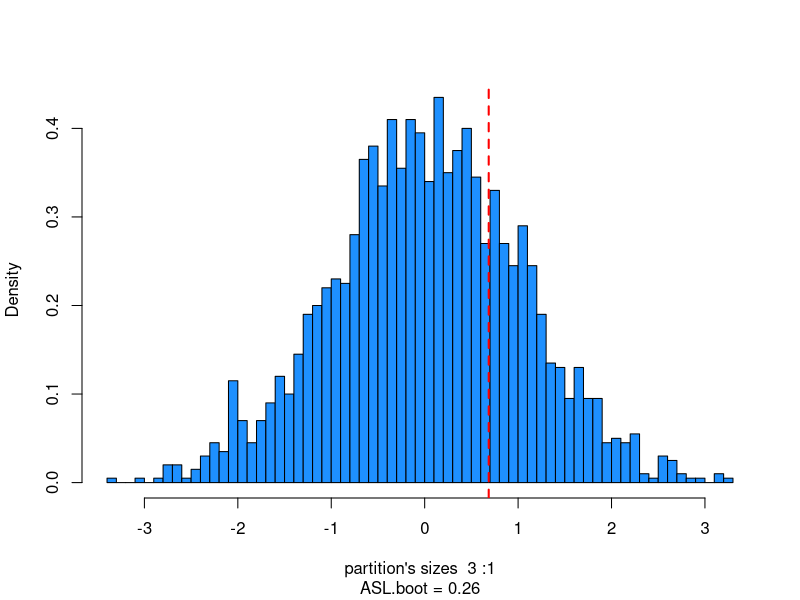
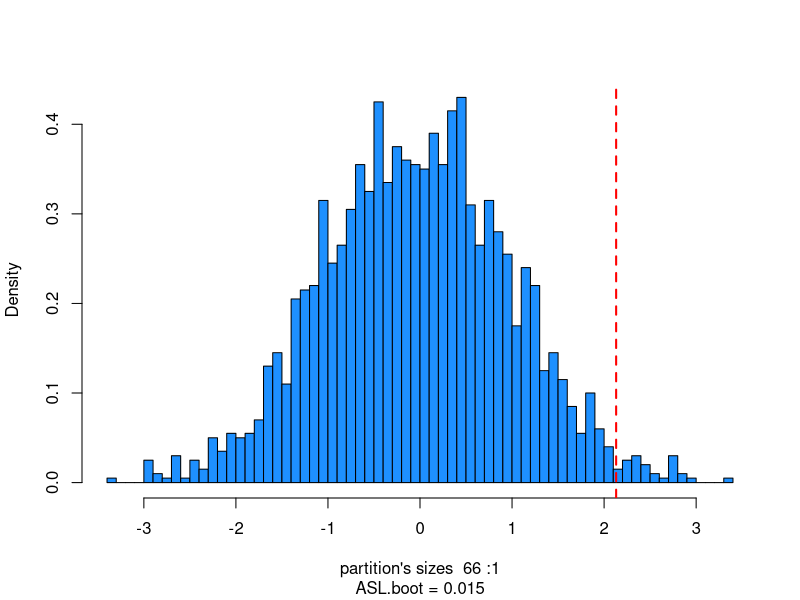
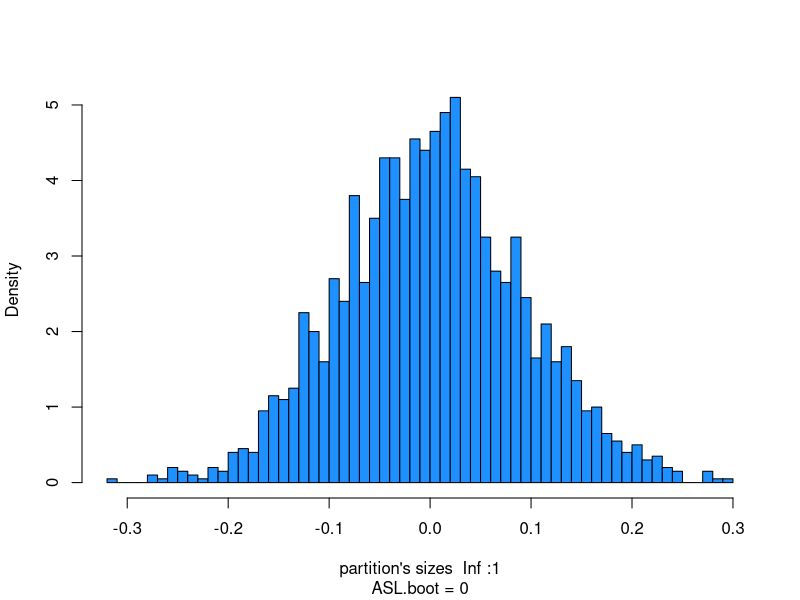
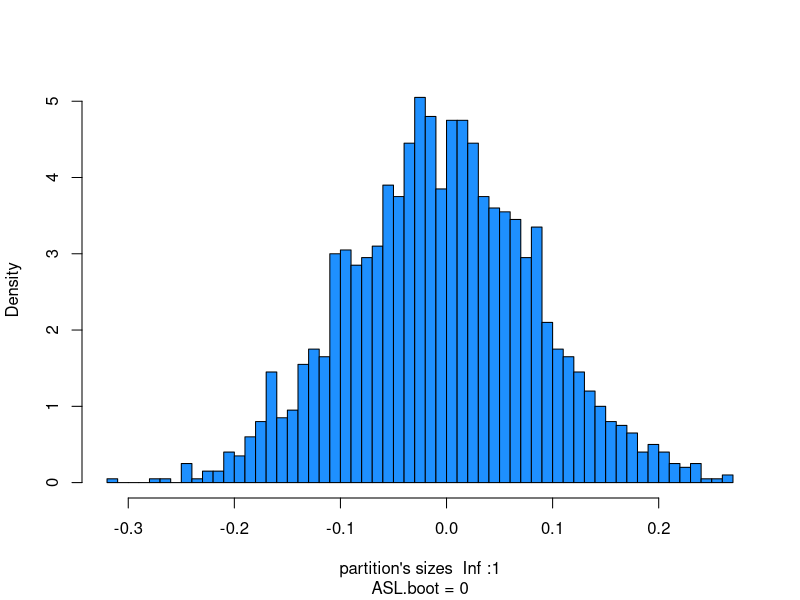

These charts were generated, in order, by the following R code:
## ---- chunk 1
library(magrittr)
## ---- chunk 2
entropy.poisson <- function(lambda) {
  lambda*(1-log(lambda)) + 
    exp(-lambda) * 
    sum(sapply(0:20, 
               function(k) lambda^k * log(factorial(k)) / factorial(k)))
}
## ---- chunk 3
lambda <- 5
entropy.poisson(lambda)
## ---- chunk 4
lambda <- 5
xs1 <- rpois(1e6, lambda)
head(xs1, 10)
## ---- chunk 5
lambda.hat <- mean(xs1)
entropy.poisson(lambda.hat)
## ---- chunk 6
# ref: https://stats.stackexchange.com/questions/28178
empirical.entropy <- function(xs) {
  # empirical point probabilities
  epps <- (table(xs) / length(xs)) %>%  as.vector()
  
  -sum(epps * log(epps))
}
## ---- chunk 7
entropy.poisson(lambda) # true entropy
empirical.entropy(xs1)  # empirical entropy
## ---- chunk 8
xs2 <- sample(1:6, 1e6, rep=TRUE)  # uniform U{1,6}

log(6-1+1)             # true entropy
empirical.entropy(xs2) # empirical entropy
## ---- chunk 9
entropy.normal <- function(mu, sigma) {
  0.5 * log(2*pi*exp(1)*sigma^2)
}
## ---- chunk 10
mu <- 0
sigma <- 0.35

entropy.normal(mu, sigma)
## ---- chunk 11
# ref: https://en.wikipedia.org/wiki/Entropy_estimation
empirical.entropy.continuous <- function(xs, breaks=1e3) {
  range.xs   <- max(xs)-min(xs)
  width.bins <- range.xs/breaks # all bins have the same width

  # bin the results into finite intervals
  xs <- xs %>% cut(breaks=breaks) %>% as.numeric()
  # empirical point probabilities
  epps <- (table(xs) / length(xs)) %>%  as.vector()
  
  -sum(epps * (log(epps) - log(width.bins)))
}
## ---- chunk 12
n <- 1e6
xs3 <- rnorm(n, 0, sigma)

entropy.normal(mu, sigma)         # true entropy
empirical.entropy.continuous(xs3) # empirical entropy
## ---- chunk 13
# Efron and Tibshinari, Intro to Bootstrap, pag.221
stat.student <- function(pop1, pop2) {
  n <- length(pop1)
  m <- length(pop2)

  mean1 <- mean(pop1)
  mean2 <- mean(pop2)

  sigma <- (sum((pop1-mean1)^2) + sum((pop2-mean2)^2)) / (n+m-2)
  sigma <- sigma**0.5

  (mean1-mean2) / (sigma*(1/n+1/m)**0.5)
}
## ---- chunk 14
# Difference of Empirical Entropies
stat.entropy <- function(pop1, pop2, sample_size) {
  empirical.entropy.continuous(pop1, breaks=100) -
  empirical.entropy.continuous(pop2, breaks=100)
}
## ---- chunk 15
simulation <- function(xs, ys, stat, isBoot=TRUE, n.sims=2000) {
  
  universe <- c(xs,ys)
  
  replicate(n.sims, {
    
    if (isBoot) { # Bootstrap algorithm
      xs.boot <- sample(universe, length(xs), rep=TRUE)
      ys.boot <- sample(universe, length(ys), rep=TRUE)
    } else {      # Permutation algorithm
      indexes <- sample(1:length(universe), length(xs), rep=FALSE)
      xs.boot <- universe[ indexes]
      ys.boot <- universe[-indexes]
    }
    stat(xs.boot, ys.boot)
    
  })
}
## ---- chunk 16
present_results <- function(results, observed.effect, label="", breaks=50, precision=3) {
  partition.1 <- sum(results < observed.effect)
  partition.2 <- length(results) - partition.1
  
  if (partition.1 < partition.2)
    odds <- partition.1/partition.2
  else
    odds <- partition.2/partition.1
  
  ASL.boot <- sum(results > observed.effect) / length(results)
    
  hist(results, breaks=breaks, prob=T, main=label, col = "dodgerblue", 
       sub=paste0("ASL.boot = ", ASL.boot),
       xlab=paste("partition's sizes ", round(1/odds), ":1"))
  abline(v=observed.effect, lty=2, lwd=2, col="red")
}
## ---- chunk 17
set.seed(101)

n <- 250
xs <- rnorm (n, 1.1, 1.2)
ys <- rgamma(n, 1.0, 1.0)

results <- simulation(xs, ys, stat.student, isBoot=TRUE)
observed.effect <- stat.student(xs, ys)
present_results(results, observed.effect)
## ---- chunk 18
set.seed(102)

n <- 250
xs <- rnorm (n, 1.1, 1.2)
ys <- rgamma(n, 1.0, 1.0)

results <- simulation(xs, ys, stat.student, isBoot=TRUE)
observed.effect <- stat.student(xs, ys)
present_results(results, observed.effect)
## ---- chunk 19
set.seed(101)

n <- 250
xs <- rnorm (n, 1.1, 1.2)
ys <- rgamma(n, 1.0, 1.0)

results <- simulation(xs, ys, stat.entropy, isBoot=TRUE)
observed.effect <- stat.entropy(xs, ys)
present_results(results, observed.effect)
## ---- chunk 20
set.seed(102)

n <- 250
xs <- rnorm (n, 1.1, 1.2)
ys <- rgamma(n, 1.0, 1.0)

results <- simulation(xs, ys, stat.entropy, isBoot=TRUE)
observed.effect <- stat.entropy(xs, ys)
present_results(results, observed.effect)
